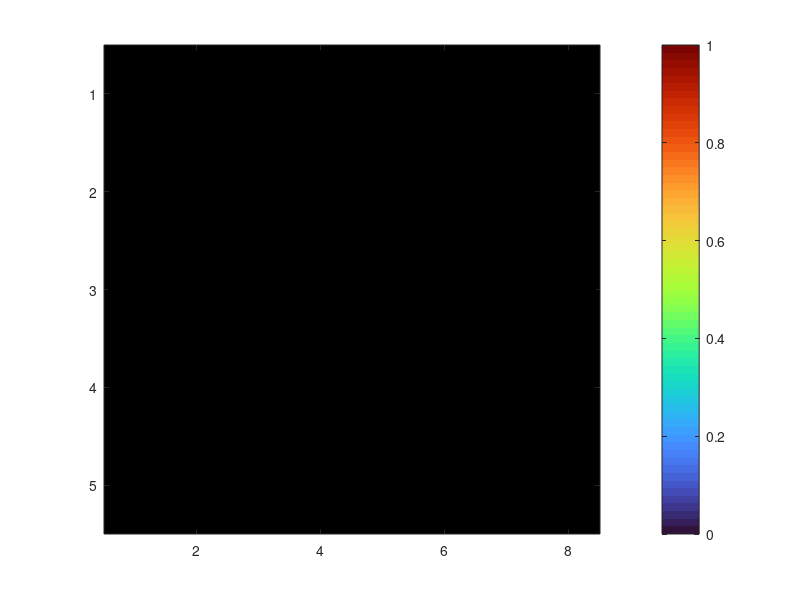

Recreate this plot in MATLAB. (Note: this script raises an error after producing the figure.)
function plot_ig_encoder_mass_heatmap(outDir)
%PLOT_IG_ENCODER_MASS_HEATMAP Heatmap of encoder mass-branch IG attribution.
% rows = methods (E1, E2, E3, E5, E4)
% cols = input groups (sorted by E1 attribution, descending)
% color = attribution %
% Each cell shows the numeric % overlaid in white/black depending on cell value.
%
% Usage:
%   plot_ig_encoder_mass_heatmap()         % open figure, do NOT save
%   plot_ig_encoder_mass_heatmap('/dir')   % save PDF, keep figure open

if nargin < 1, outDir = ''; end
if ~isempty(outDir) && exist(outDir, 'dir') ~= 7, mkdir(outDir); end

ckpts = { ...
    'E1', 'exper_qs_resi_load_boost_3_seed_45_pemass'; ...
    'E2', 'exper_qs_noresi_load_boost_3_seed_45_pemass'; ...
    'E3', 'exper_history_only_load_boost_3_seed_45_pemass'; ...
    'E5', 'May25_01-00-47_exper_qs_resi_load_boost_3_no_torq_seed_45_pemass'; ...
    'E4', 'May24_19-30-38_exper_history_only_no_torq_load_boost_3_seed_45_pemass'; ...
};
% Groups in display order — torque pathway (raw torques + QS) on the left,
% surrogate (prev_actions) middle, "other" (gravity/dof/etc) right.
groups = { ...
    'torques',              'raw torques'; ...
    'qs_load_features',     'QS load features'; ...
    'qs_residual_baseline', 'QS residual'; ...
    'previous_actions',     'prev actions'; ...
    'projected_gravity',    'gravity'; ...
    'dof_pos',              'dof pos'; ...
    'dof_vel',              'dof vel'; ...
    'base_ang_vel',         'base ang vel'; ...
};
nC = size(ckpts, 1);
nG = size(groups, 1);
M = nan(nC, nG);

for c = 1:nC
    csvPath = find_latest_encoder_ig(ckpts{c, 2});
    if isempty(csvPath)
        warning('No encoder_ig CSV for %s', ckpts{c, 1}); continue;
    end
    attr = aggregate_mass_attribution(csvPath);
    total = sum(values_of(attr));
    if total <= 0, continue; end
    for g = 1:nG
        v = 0;
        if isKey(attr, groups{g, 1}), v = attr(groups{g, 1}); end
        M(c, g) = 100 * v / total;
    end
end

% --- Plot
fig = figure('Color', 'w', 'Position', [120, 120, 1000, 380]);
imagesc(M);
% Use a perceptual colormap; if 'turbo' not available, fall back to 'parula'.
try, colormap(turbo); catch, colormap(parula); end
cb = colorbar;
cb.Label.String = 'Attribution [%]';
cb.Label.FontSize = 11;

set(gca, ...
    'XTick', 1:nG, 'XTickLabel', groups(:, 2), ...
    'YTick', 1:nC, 'YTickLabel', ckpts(:, 1), ...
    'TickLabelInterpreter', 'none', 'FontSize', 11);
try, xtickangle(25); catch, end
title('Encoder mass-branch IG attribution per source (% of total)');
xlabel('Input group');
ylabel('Method');

% Overlay numeric values on cells; switch text color based on cell intensity
cMax = max(M(:), [], 'omitnan');
if isempty(cMax) || ~isfinite(cMax) || cMax == 0, cMax = 1; end
for c = 1:nC
    for g = 1:nG
        v = M(c, g);
        if ~isfinite(v), continue; end
        % Choose text color for readability: white over dark cells, black over light
        ratio = v / cMax;
        if ratio > 0.55
            txtColor = 'w';
        else
            txtColor = 'k';
        end
        text(g, c, sprintf('%.1f', v), ...
             'HorizontalAlignment', 'center', ...
             'Color', txtColor, 'FontSize', 10, 'FontWeight', 'bold');
    end
end

if ~isempty(outDir)
    pdfPath = fullfile(outDir, 'ig_encoder_mass_heatmap.pdf');
    try
        exportgraphics(fig, pdfPath, 'ContentType', 'vector', 'BackgroundColor', 'white');
    catch
        print(fig, pdfPath, '-dpdf', '-bestfit');
    end
    fprintf('[plot_ig_encoder_mass_heatmap] saved %s\n', pdfPath);
end

% Print numerical table
fprintf('\nEncoder mass-branch attribution (%%):\n');
fprintf('  %-6s ', 'ckpt');
for g = 1:nG, fprintf('%14s ', groups{g, 1}); end
fprintf('\n');
for c = 1:nC
    fprintf('  %-6s ', ckpts{c, 1});
    for g = 1:nG, fprintf('%14.2f ', M(c, g)); end
    fprintf('\n');
end
end


function attr = aggregate_mass_attribution(csvPath)
attr = containers.Map('KeyType', 'char', 'ValueType', 'double');
fid = fopen(csvPath, 'r');
if fid < 0, return; end
header = strsplit(fgetl(fid), ',');
[~, iT] = ismember('target', header);
[~, iG] = ismember('group', header);
[~, iA] = ismember('attribution', header);
while ~feof(fid)
    line = fgetl(fid);
    if ~ischar(line) || isempty(line), continue; end
    cols = strsplit(line, ',');
    if numel(cols) < max([iT, iG, iA]), continue; end
    if ~strcmp(cols{iT}, 'mass'), continue; end
    g = cols{iG};
    if isempty(g) || startsWith(g, 'qs_dim_') || strcmp(g, 'extra_pre_action')
        continue;
    end
    a = str2double(cols{iA});
    if isnan(a), continue; end
    if isKey(attr, g), attr(g) = attr(g) + a; else, attr(g) = a; end
end
fclose(fid);
end


function vals = values_of(map)
keysList = keys(map);
vals = zeros(numel(keysList), 1);
for i = 1:numel(keysList), vals(i) = map(keysList{i}); end
end


function csvPath = find_latest_encoder_ig(runName)
csvPath = '';
d = dir(fullfile(repo_root(), 'logs', 'wheelfoot_flat', 'WF_TRON1A', ...
                 runName, 'encoder_ig', 'encoder_ig_summary*.csv'));
if isempty(d), return; end
[~, idx] = max([d.datenum]);
csvPath = fullfile(d(idx).folder, d(idx).name);
end


function root = repo_root()
root = fileparts(fileparts(fileparts(mfilename('fullpath'))));
end
